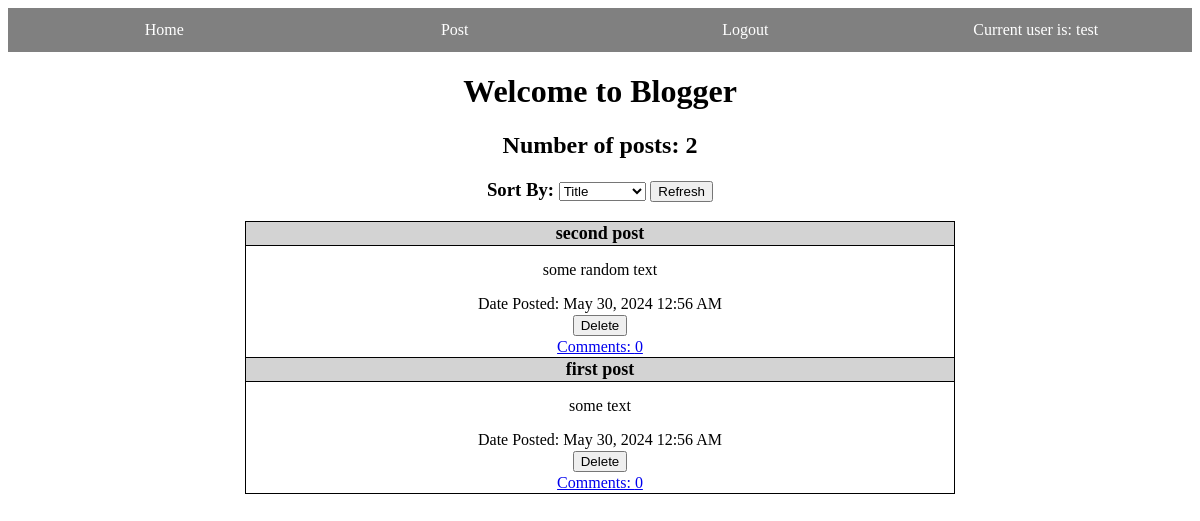
The app's page /index (signed in) with its own data.
### app/Model/models.py (models this page shows, shortened)
class User(db.Model, UserMixin):
    __tablename__='user'
    id = db.Column(db.Integer, primary_key=True)
    username = db.Column(db.String(64), unique=True)
    password_hash = db.Column(db.String(128))
    verification_hash = db.Column(db.String(10))
    first_name = db.Column(db.String(64))
    last_name = db.Column(db.String(64))
    email = db.Column(db.String(128))
    join_date = db.Column(db.Date, default = date.today)
    posts = db.Relationship('Post', backref='poster', lazy='dynamic')
    comments = db.Relationship('Comment', backref='commenter', lazy='dynamic')
    preferred_tags = db.Relationship(
        'Tag', secondary = user_tag,
        primaryjoin=(user_tag.c.user_id == id),
        backref = db.backref('user_tag',lazy='dynamic'),
        lazy='dynamic'
    )

class Post(db.Model):
    __tablename__='post'
    id = db.Column(db.Integer, primary_key=True)
    title = db.Column(db.String(200))
    body = db.Column(db.String(1000))
    post_datetime = db.Column(db.DateTime, default = datetime.utcnow)
    user_id = db.Column(db.Integer, db.ForeignKey('user.id'))
    comments = db.Relationship('Comment', backref='post', lazy='dynamic')
    comment_count = db.Column(db.Integer,default=0)
    tags = db.Relationship(
        'Tag', secondary=post_tag,
        primaryjoin=(post_tag.c.post_id == id),
        backref = db.backref('post_tag',lazy='dynamic'),
        lazy='dynamic')

### app/Controller/routes.py (the view)
@bp_routes.route('/', methods=['GET','POST'])
@bp_routes.route('/index',methods=['GET','POST'])
@login_required
def index():
    sform = SortForm()
    posts = Post.query.filter_by(user_id = current_user.id).order_by(Post.post_datetime.desc())
    if (sform.choice.data=='Title'):
        posts = Post.query.filter_by(user_id = current_user.id).order_by(Post.title.desc())
    elif (sform.choice.data=='Date'):
        posts = Post.query.filter_by(user_id = current_user.id).order_by(Post.post_datetime.desc())
    elif (sform.choice.data=='Comments'):
        posts = Post.query.filter_by(user_id = current_user.id).order_by(Post.comment_count.desc())
    return render_template('index.html', posts_query = posts, form=sform)

### app/Controller/forms.py
class SortForm(FlaskForm):
    choice = SelectField('Choice', choices=['Title', 'Date', 'Comments'])
    refresh = SubmitField('Refresh')

### app/Model/models.py (called while the page is built)
@login.user_loader
def load_user(id):
    return User.query.get(int(id))

### app/View/templates/index.html
{% extends "base.html" %}
{% block content %}
    <div style="text-align: center;">
        <h1>Welcome to Blogger</h1>
        <h2>Number of posts: {{ posts_query.count() }}</h2>
        <form action="{{url_for('routes.index')}}" method="POST">
            <h3>Sort By: {{form.choice}} {{form.refresh}}</h2>
        </form>
        <table class="post-table">
            {% for post in posts_query.all() %}
                {% include '_post.html' %}
                <tr>
                    <td>
                        <a href="{{url_for('routes.comments',post_id=post.id)}}">Comments: {{ post.comments.count() }}</a>
                    </td>
                </tr>
            {% endfor %}
        </table>
    </div>
{% endblock %}

### app/View/templates/base.html (shortened to what this page needs)
<html>
    <head>
        <link rel="stylesheet" href="{{ url_for('static', filename='css/main.css') }}">
    </head>
    <body>
        <div class="nav-container">
            <table class="nav-table">
                <tr>
                    <td style="width: 25%;">
                        <a class="nav-a" href="{{url_for('routes.index')}}">Home</a>
                    </td>
                    <td style="width: 25%;">
                        <a class="nav-a" href="{{url_for('routes.post')}}">Post</a>
                    </td>
                    {% if current_user.is_authenticated %}
                    <td style="width: 25%">
                        <a class="nav-a" href="{{url_for('auth.logout')}}">Logout</a>
                    </td>
                    {% else %}
                    <td style="width:25%">
                        <a class="nav-a" href="{{url_for('auth.login')}}">Login</a>
                    </td>
                    {% endif %}
                    <td style="width:25%">
                        {% if not current_user.is_authenticated %}
                            <a class="nav-a" href="">
                                Current user is:
                                {{ current_user.username }}
                            </a>
                        {% else %}
                            <a class="nav-a" href="{{url_for('routes.view_profile', user_id = current_user.id)}}">
                                Current user is:
                                {{ current_user.username }}
                            </a>
                        {% endif %}
                    </td>
                </tr>
            </table>
        </div>
        <div>
            {% block content %} {% endblock %}
        </div>
    </body>
</html>

### app/View/templates/_post.html
<tr>
    <th class="post-title">{{post.title}}</th>
</tr>
<tr>
    <td class="post-body">{{post.body}}</td>
</tr>
<tr>
    <td>Date Posted: {{moment(post.post_datetime).format('lll')}}</td>
</tr>
{% if post.user_id == current_user.id %}
    <tr>
        <td>
            <button>
                <a href="{{url_for('routes.delete_post',post_id=post.id)}}" class="post-button">Delete</a>
            </button>
        </td>
    </tr>
{% endif %}

### app/View/static/css/main.css (style rules this page uses)
.nav-container { background-color: grey; text-align: center; padding: 10px; }
.nav-a { color: white; padding: 5px 10px 5px 10px; text-decoration: none; }
.nav-table { text-align: center; width: 100%; }
.post-table { margin-left: auto; margin-right: auto; width: 60%; border: 1px solid black; text-align: center; border-collapse: collapse; }
.post-title { border: 1px solid black; background-color: lightgray; font-size: large; }
.post-body { padding-top: 15px; padding-bottom: 15px; }
.post-button { text-decoration: none; color: black; }

### records on screen
User: username "test"
Post: title "second post", body "some random text", post_datetime "May 30, 2024 12:56 AM", comments.count "0"
Post: title "first post", body "some text", post_datetime "May 30, 2024 12:56 AM", comments.count "0"

### other values on screen
{{ posts_query.count() }} "2"
